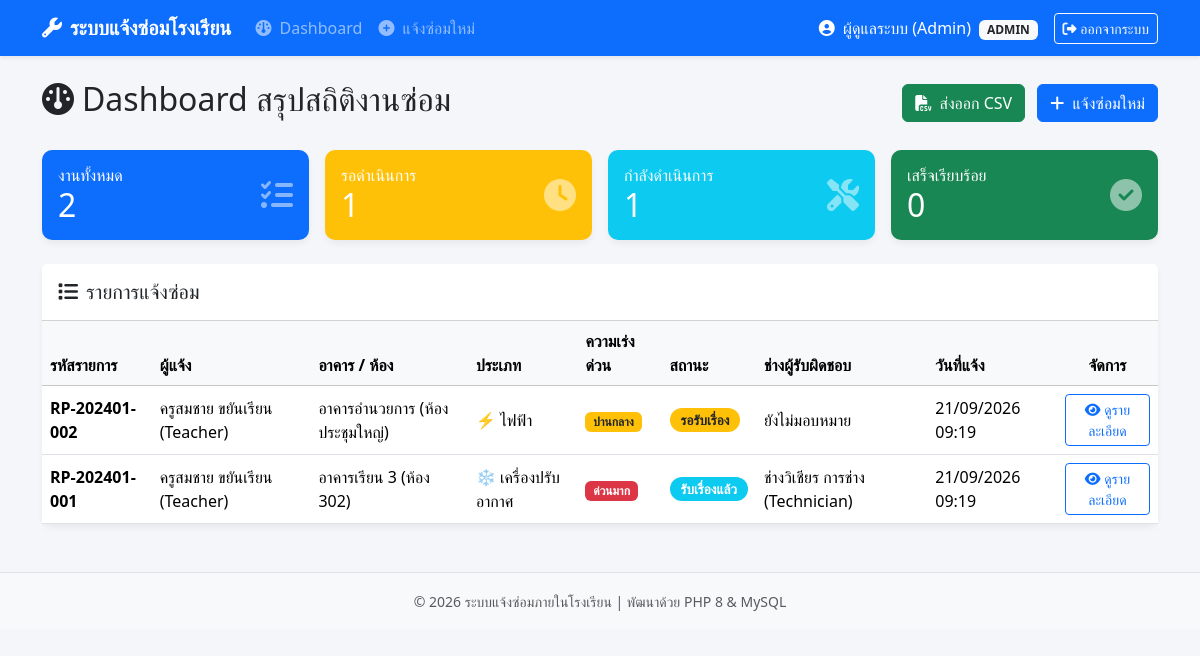
/dashboard.php (signed in), run on the app's committed database.
### tables this page shows
CREATE TABLE repair_requests (
    id INT AUTO_INCREMENT PRIMARY KEY,
    request_no VARCHAR(20) NOT NULL UNIQUE,
    user_id INT NOT NULL,
    building VARCHAR(100) NOT NULL,
    room VARCHAR(50) NOT NULL,
    problem_type ENUM('electrical', 'furniture', 'computer', 'aircon', 'other') NOT NULL,
    description TEXT NOT NULL,
    urgency ENUM('low', 'medium', 'high') DEFAULT 'medium',
    status ENUM('pending', 'accepted', 'in_progress', 'completed') DEFAULT 'pending',
    assigned_to INT NULL,
    due_date DATE NULL,
    completion_date DATE NULL,
    cost DECIMAL(10, 2) NULL,
    result TEXT NULL,
    created_at TIMESTAMP DEFAULT CURRENT_TIMESTAMP,
    CONSTRAINT fk_repair_user FOREIGN KEY (user_id) REFERENCES users(id) ON DELETE CASCADE ON UPDATE CASCADE,
    CONSTRAINT fk_repair_assignee FOREIGN KEY (assigned_to) REFERENCES users(id) ON DELETE SET NULL ON UPDATE CASCADE
);

CREATE TABLE users (
    id INT AUTO_INCREMENT PRIMARY KEY,
    username VARCHAR(50) NOT NULL UNIQUE,
    password VARCHAR(255) NOT NULL,
    fullname VARCHAR(100) NOT NULL,
    role ENUM('admin', 'teacher', 'technician') NOT NULL,
    email VARCHAR(100) NULL,
    created_at TIMESTAMP DEFAULT CURRENT_TIMESTAMP
);

### dashboard.php (the view, shortened to what this page needs)
<?php
require_once 'db.php';
$sqlStats = "SELECT
                COUNT(*) as total,
                SUM(CASE WHEN status = 'pending' THEN 1 ELSE 0 END) as pending_count,
                SUM(CASE WHEN status = 'accepted' THEN 1 ELSE 0 END) as accepted_count,
                SUM(CASE WHEN status = 'in_progress' THEN 1 ELSE 0 END) as in_progress_count,
                SUM(CASE WHEN status = 'completed' THEN 1 ELSE 0 END) as completed_count
            FROM repair_requests";
$stmtStats = $pdo->query($sqlStats);
$stats = $stmtStats->fetch();
$sqlList = "SELECT r.*, u.fullname as reporter_name, t.fullname as tech_name
            FROM repair_requests r
            LEFT JOIN users u ON r.user_id = u.id
            LEFT JOIN users t ON r.assigned_to = t.id";
$sqlList .= " ORDER BY r.id DESC";
$stmtList = $pdo->query($sqlList);
$repairs = $stmtList->fetchAll();
include 'header.php';
?>
<div class="d-flex justify-content-between align-items-center mb-4">
    <h2><i class="fa-solid fa-gauge me-2"></i>Dashboard สรุปสถิติงานซ่อม</h2>
    <div>
        <a href="export_csv.php" class="btn btn-success me-2"><i class="fa-solid fa-file-csv me-1"></i> ส่งออก CSV</a>
        <?php if ($_SESSION['role'] === 'teacher' || $_SESSION['role'] === 'admin'): ?>
            <a href="add_repair.php" class="btn btn-primary"><i class="fa-solid fa-plus me-1"></i> แจ้งซ่อมใหม่</a>
        <?php endif; ?>
    </div>
</div>
<div class="row g-3 mb-4">
    <div class="col-md-3">
        <div class="card bg-primary text-white p-3">
            <div class="d-flex justify-content-between align-items-center">
                <div>
                    <h6 class="mb-0">งานทั้งหมด</h6>
                    <h2 class="mb-0 font-weight-bold"><?= $stats['total'] ?></h2>
                </div>
                <i class="fa-solid fa-list-check fa-2x opacity-50"></i>
            </div>
        </div>
    </div>
    <div class="col-md-3">
        <div class="card bg-warning text-white p-3">
            <div class="d-flex justify-content-between align-items-center">
                <div>
                    <h6 class="mb-0">รอดำเนินการ</h6>
                    <h2 class="mb-0"><?= $stats['pending_count'] ?></h2>
                </div>
                <i class="fa-solid fa-clock fa-2x opacity-50"></i>
            </div>
        </div>
    </div>
    <div class="col-md-3">
        <div class="card bg-info text-white p-3">
            <div class="d-flex justify-content-between align-items-center">
                <div>
                    <h6 class="mb-0">กำลังดำเนินการ</h6>
                    <h2 class="mb-0"><?= $stats['in_progress_count'] + $stats['accepted_count'] ?></h2>
                </div>
                <i class="fa-solid fa-screwdriver-wrench fa-2x opacity-50"></i>
            </div>
        </div>
    </div>
    <div class="col-md-3">
        <div class="card bg-success text-white p-3">
            <div class="d-flex justify-content-between align-items-center">
                <div>
                    <h6 class="mb-0">เสร็จเรียบร้อย</h6>
                    <h2 class="mb-0"><?= $stats['completed_count'] ?></h2>
                </div>
                <i class="fa-solid fa-circle-check fa-2x opacity-50"></i>
            </div>
        </div>
    </div>
</div>
<div class="card">
    <div class="card-header bg-white py-3">
        <h5 class="mb-0"><i class="fa-solid fa-list me-2"></i>รายการแจ้งซ่อม</h5>
    </div>
    <div class="card-body p-0">
        <div class="table-responsive">
            <table class="table table-hover align-middle mb-0">
                <thead class="table-light">
                    <tr>
                        <th>รหัสรายการ</th>
                        <th>ผู้แจ้ง</th>
                        <th>อาคาร / ห้อง</th>
                        <th>ประเภท</th>
                        <th>ความเร่งด่วน</th>
                        <th>สถานะ</th>
                        <th>ช่างผู้รับผิดชอบ</th>
                        <th>วันที่แจ้ง</th>
                        <th class="text-center">จัดการ</th>
                    </tr>
                </thead>
                <tbody>
                    <?php if (empty($repairs)): ?>
                        <tr><td colspan="9" class="text-center py-4 text-muted">ไม่พบข้อมูลใบแจ้งซ่อม</td></tr>
                    <?php else: ?>
                        <?php foreach ($repairs as $row): ?>
                            <tr>
                                <td><strong><?= htmlspecialchars($row['request_no']) ?></strong></td>
                                <td><?= htmlspecialchars($row['reporter_name']) ?></td>
                                <td><?= htmlspecialchars($row['building']) ?> (<?= htmlspecialchars($row['room']) ?>)</td>
                                <td>
                                    <?php
                                    $types = [
                                        'electrical' => '⚡ ไฟฟ้า',
                                        'furniture' => '🪑 ครุภัณฑ์',
                                        'computer' => '🖥️ คอมพิวเตอร์',
                                        'aircon' => '❄️ เครื่องปรับอากาศ',
                                        'other' => '🔧 อื่นๆ'
                                    ];
                                    echo $types[$row['problem_type']] ?? $row['problem_type'];
                                    ?>
                                </td>
                                <td>
                                    <?php if ($row['urgency'] === 'high'): ?>
                                        <span class="badge bg-danger">ด่วนมาก</span>
                                    <?php elseif ($row['urgency'] === 'medium'): ?>
                                        <span class="badge bg-warning text-dark">ปานกลาง</span>
                                    <?php else: ?>
                                        <span class="badge bg-secondary">ปกติ</span>
                                    <?php endif; ?>
                                </td>
                                <td>
                                    <?php
                                    $statusMap = [
                                        'pending' => ['bg-warning text-dark', 'รอรับเรื่อง'],
                                        'accepted' => ['bg-info text-white', 'รับเรื่องแล้ว'],
                                        'in_progress' => ['bg-primary', 'กำลังดำเนินการ'],
                                        'completed' => ['bg-success', 'ซ่อมเสร็จสิ้น']
                                    ];
                                    $st = $statusMap[$row['status']];
                                    ?>
                                    <span class="badge badge-status <?= $st[0] ?>"><?= $st[1] ?></span>
                                </td>
                                <td><?= htmlspecialchars($row['tech_name'] ?? 'ยังไม่มอบหมาย') ?></td>
                                <td><?= date('d/m/Y H:i', strtotime($row['created_at'])) ?></td>
                                <td class="text-center">
                                    <a href="repair_detail.php?id=<?= $row['id'] ?>" class="btn btn-sm btn-outline-primary">
                                        <i class="fa-solid fa-eye"></i> ดูรายละเอียด
                                    </a>
                                </td>
                            </tr>
                        <?php endforeach; ?>
                    <?php endif; ?>
                </tbody>
            </table>
        </div>
    </div>
</div>
<?php include 'footer.php'; ?>

### header.php (shortened to what this page needs)
<!DOCTYPE html>
<html lang="th">
<head>
    <link href="https://cdn.jsdelivr.net/npm/bootstrap@5.3.2/dist/css/bootstrap.min.css" rel="stylesheet">
    <link rel="stylesheet" href="https://cdnjs.cloudflare.com/ajax/libs/font-awesome/6.4.2/css/all.min.css">
</head>
<body>
<?php if (isset($_SESSION['user_id'])): ?>
<nav class="navbar navbar-expand-lg navbar-dark bg-primary mb-4 no-print shadow-sm">
    <div class="container">
        <a class="navbar-brand" href="dashboard.php">
            <i class="fa-solid fa-wrench me-2"></i>ระบบแจ้งซ่อมโรงเรียน
        </a>
        <div class="collapse navbar-collapse" id="navbarNav">
            <ul class="navbar-nav me-auto">
                <li class="nav-item">
                    <a class="nav-link" href="dashboard.php"><i class="fa-solid fa-gauge me-1"></i> Dashboard</a>
                </li>
                <?php if ($_SESSION['role'] === 'teacher' || $_SESSION['role'] === 'admin'): ?>
                <li class="nav-item">
                    <a class="nav-link" href="add_repair.php"><i class="fa-solid fa-plus-circle me-1"></i> แจ้งซ่อมใหม่</a>
                </li>
                <?php endif; ?>
            </ul>
            <div class="d-flex align-items-center text-white">
                <span class="me-3">
                    <i class="fa-solid fa-user-circle me-1"></i>
                    <?= htmlspecialchars($_SESSION['fullname']) ?>
                    <span class="badge bg-light text-dark ms-1"><?= strtoupper($_SESSION['role']) ?></span>
                </span>
                <a href="logout.php" class="btn btn-outline-light btn-sm"><i class="fa-solid fa-right-from-bracket"></i> ออกจากระบบ</a>
            </div>
        </div>
    </div>
</nav>
<?php endif; ?>
<div class="container pb-5">

### footer.php (shortened to what this page needs)
</div>
<footer class="footer mt-auto py-3 bg-light border-top text-center no-print text-muted">
    <div class="container">
        <small>&copy; <?= date('Y') ?> ระบบแจ้งซ่อมภายในโรงเรียน | พัฒนาด้วย PHP 8 & MySQL</small>
    </div>
</footer>
</body>
</html>

### header.php (style rules this page uses)
body { font-family: 'Sarabun', 'Segoe UI', Tahoma, Geneva, Verdana, sans-serif; background-color: #f4f6f9; }
.navbar-brand { font-weight: bold; }
.card { border: none; border-radius: 10px; box-shadow: 0 4px 6px rgba(0,0,0,0.05); }
.badge-status { font-size: 0.85rem; padding: 0.4em 0.8em; border-radius: 20px; }

### data on the page
repair_requests: request_no "RP-202401-002", user.fullname "ครูสมชาย ขยันเรียน (Teacher)", building "อาคารอำนวยการ", room "ห้องประชุมใหญ่", problem_type "⚡ ไฟฟ้า", urgency "ปานกลาง", status "รอรับเรื่อง", tech_name "ยังไม่มอบหมาย", created_at "21/09/2026 09:19"
repair_requests: request_no "RP-202401-001", user.fullname "ครูสมชาย ขยันเรียน (Teacher)", building "อาคารเรียน 3", room "ห้อง 302", problem_type "❄️ เครื่องปรับอากาศ", urgency "ด่วนมาก", status "รับเรื่องแล้ว", assigned_to.fullname "ช่างวิเชียร การช่าง (Technician)", created_at "21/09/2026 09:19"

### other printed values
$_SESSION['fullname'] "ผู้ดูแลระบบ (Admin)"
$_SESSION['role'] "ADMIN"
$stats['total'] "2"
$stats['pending_count'] "1"
$stats['in_progress_count'] + $stats['accepted_count'] "1"
$stats['completed_count'] "0"
